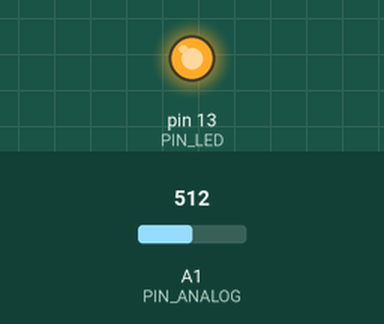
This sketch was run on a simulated Arduino Uno, built with avr-gcc and run on an emulated ATmega328P. On the bench: output pins drawn as LEDs (lit = HIGH). The test bench sets the inputs (shaded band); at power-on: A1 (PIN_ANALOG) = 512.

Above: at 1.2 s.
1.3 s: A1 (PIN_ANALOG) set to 883
2.8 s: A1 (PIN_ANALOG) set to 909
At 4.0 s:
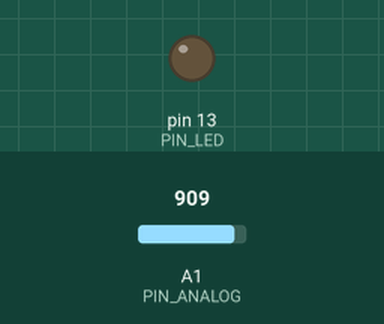
4.3 s: A1 (PIN_ANALOG) set to 890
At 5.5 s:
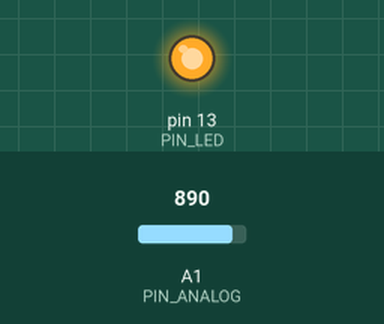
5.8 s: A1 (PIN_ANALOG) set to 900
At 6.7 s:
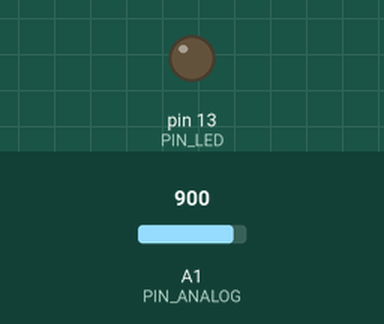
Timing chart, 0 to 8.3 s (numbered marks = the images above; inputs shaded):
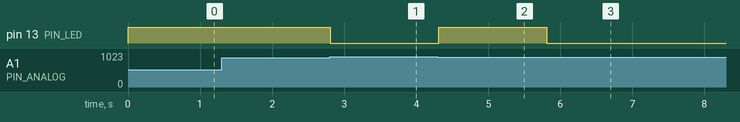

The sketch:

proximity.ino
```cpp
#define PIN_ANALOG 1
#define PIN_LED 13
#define BLINK_MS 50

int value = 0;

void proximity();

void setup() {
  pinMode(PIN_LED, OUTPUT);
}

void loop() {
  proximity();
}

void proximity() {
  value = analogRead(PIN_ANALOG);
  if (value < 900) {
    digitalWrite(PIN_LED, HIGH);
  } else {
    digitalWrite(PIN_LED, LOW);
  }
  delay(BLINK_MS);
}
```

Measured:
- the behaviour switches between 899 and 900 on A1 (PIN_ANALOG) (found by bisection; images 0 and 1)
- after the input at 1.3 s, every drawn part: stays the same
- after the input at 2.8 s, pin 13 (PIN_LED): HIGH → LOW at once
- after the input at 4.3 s, pin 13 (PIN_LED): LOW → HIGH at once
- after the input at 5.8 s, pin 13 (PIN_LED): HIGH → LOW at once
